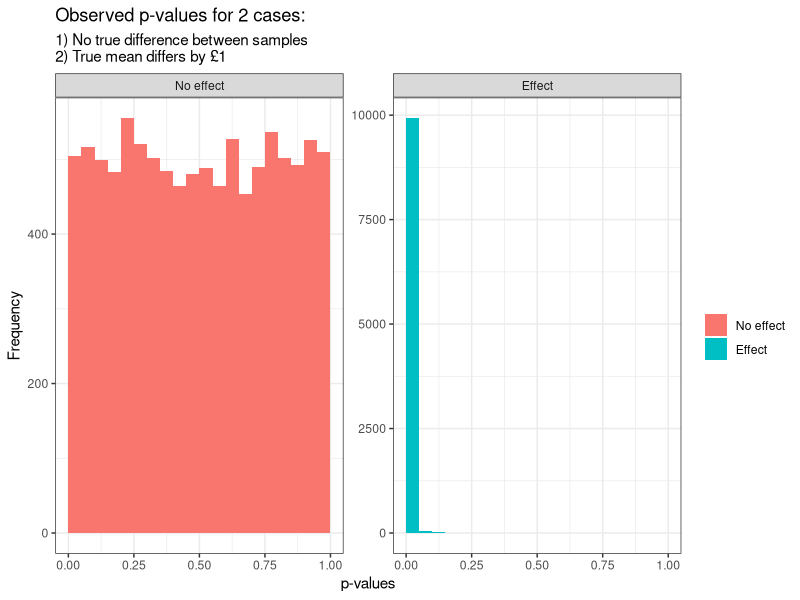
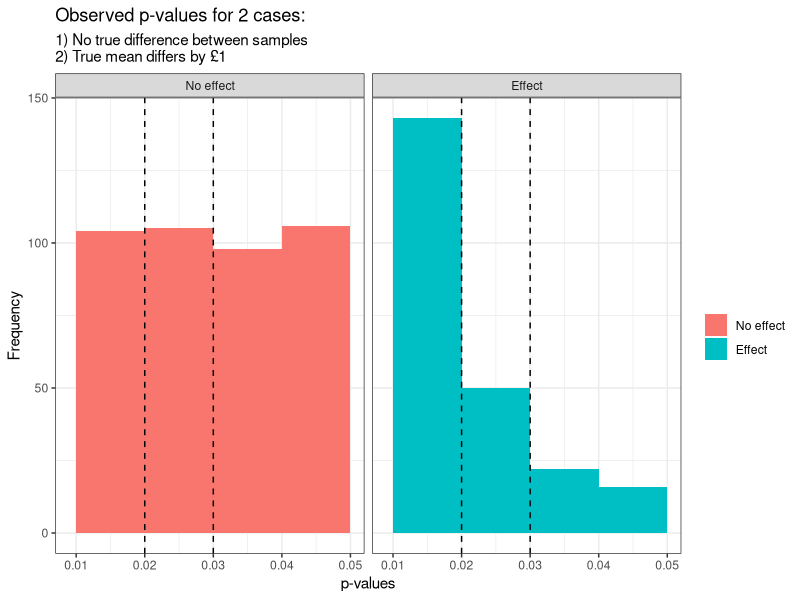

The R source for these figures, in order:
## ---- chunk 1
library(data.table)
library(dplyr)
library(ggplot2)

knitr::opts_chunk$set(collapse = TRUE, echo = TRUE)
## ---- chunk 2
set.seed(23)
# Each sample group should have 4000 participants
n <- 4000
# The old website has a mean basket value of £60
mu_original <- 60
# Case 1) The new website has a mean basket value of £60
mu_case1 <- 60
# Case 2) The new website has a mean basket value of £61
mu_case2 <- 61
# Let's assume the average basket value has a standard deviation of 10 in any
# case
sd <- 10

# We run both simulations 10000 times and record the p-values for each
sims <- 10000
p_vals_effect <- numeric(sims)
p_vals_no_effect <- numeric(sims)

for(i in 1:sims){
    # We draw 4000 random samples from each of the 3 situations
    x1 <- rnorm(n = n, mean = mu_original, sd = sd)
    x2 <- rnorm(n = n, mean = mu_case1, sd = sd)
    y <- rnorm(n = n, mean = mu_case2, sd = sd)
    # We observe the p-values of a t-test in both cases:
    # 1) Old vs case 1)
    # 2) Old vs case 2)
    p_vals_effect[i] <- t.test(x1, y)$p.value
    p_vals_no_effect[i] <- t.test(x1, x2)$p.value
}

p_vals <- data.table(
    rownum = 1:sims,
    "Effect" = p_vals_effect,
    "No effect" = p_vals_no_effect
)
plot_p_vals <- melt(p_vals, id="rownum")
plot_p_vals[, variable := factor(variable, levels=c("No effect", "Effect"))]

g <- ggplot(plot_p_vals, aes(x=value, fill=variable))  +
    theme_bw() +
    labs(
        x="p-values", y="Frequency", fill="",
        title="Observed p-values for 2 cases:",
        subtitle=paste0(
            "1) No true difference between samples",
            "\n2) True mean differs by £1"
        )
    )
g + geom_histogram(boundary=0, binwidth = 0.05, position="identity") +
    facet_wrap(~variable, scales = "free_y")
## ---- chunk 3
g + xlim(0.009, 0.05) + geom_histogram(
    boundary=0, binwidth = 0.01, position="dodge"
) + facet_wrap(~variable) +
    geom_vline(xintercept=0.02, linetype="dashed")+
    geom_vline(xintercept=0.03, linetype="dashed")
